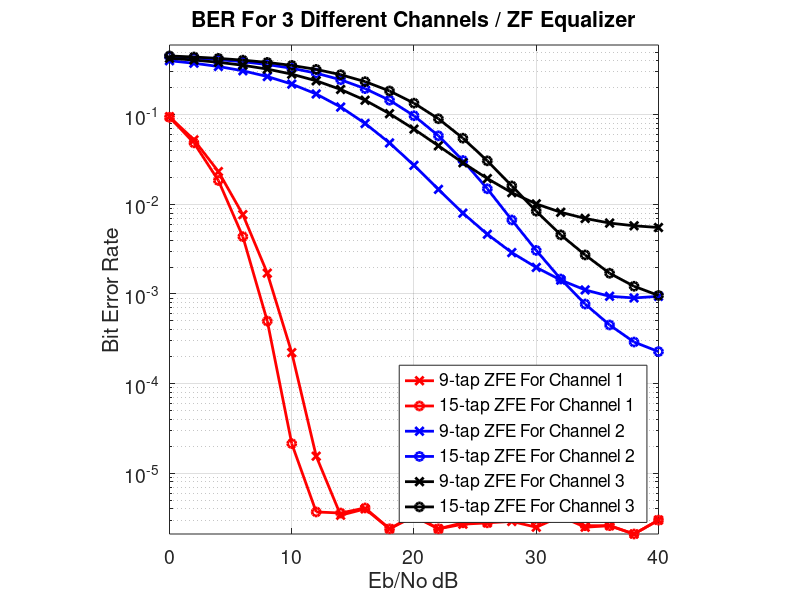

Write MATLAB code to recreate this figure.
clear;clc
N  = 10^5; % number of bits to calculate BER
SNR_start = 0; 
SNR_increment = 2;
tap_options = [9 15]; % Lengths of the equalizers in the simulation
Eb_No_dB = SNR_start:SNR_increment:40; % Eb/No Range
%Impulse Responses of the channels in the simulation
channels{1} = [0.04 -0.06 0.07 -0.21 -0.5 0.72 0.36 0.21 0.06]; 
channels{2} = [0.41 0.815 0.41];
channels{3} = [0.227 0.460 0.688 0.460 0.227];

ZFsimBer = zeros(length(Eb_No_dB),length(channels),length(tap_options)); % Placeholder for simulation results
for average = 1:100
    for snr=1:length(Eb_No_dB)
        infos = 2.*randi([0 1],1,N)-1;  % Uniformly generated binary information sequence
        noise_variance = 0.5*(10^(-Eb_No_dB(snr)/10));
        noise = sqrt(noise_variance).*randn(1,N); % AWGN
        for channel_index = 1:length(channels)
            channel_output = conv(infos,channels{channel_index},'same'); % Information sequence with ISI
            y = channel_output+noise; % Received sequence
            system_length = length(channels{channel_index}); % Length of the impulse response of the channel
            for tap=1:length(tap_options)
                % c = argmin|conv(c,channel)-unit impulse|, satisfying c is
                % found below
                channel_matrix = toeplitz([channels{channel_index}(1);zeros(tap_options(tap)-1,1)],[channels{channel_index} zeros(1,tap_options(tap)-1)]);
                b = zeros(system_length+tap_options(tap)-1,1);
                b(round((system_length+tap_options(tap)-1)/2)) = 1;
                c = (channel_matrix*channel_matrix')\channel_matrix*b;           
                y_out_ZF = conv(y,c,'same');
                y_out_ZF = 2.*double(y_out_ZF>0)-1;
                ZFsimBer(snr,channel_index,tap) = ZFsimBer(snr,channel_index,tap)+size(find(y_out_ZF~=infos),2);%Store zero forcing results         
            end
        end
    end
end
ZFsimBer = ZFsimBer./N./average; % simulated ber
figure
semilogy(Eb_No_dB,ZFsimBer(:,1,1),'rx-','Linewidth',2);
grid on;hold on;
semilogy(Eb_No_dB,ZFsimBer(:,1,2),'ro-','Linewidth',2);
semilogy(Eb_No_dB,ZFsimBer(:,2,1),'bx-','Linewidth',2);
semilogy(Eb_No_dB,ZFsimBer(:,2,2),'bo-','Linewidth',2);
semilogy(Eb_No_dB,ZFsimBer(:,3,1),'kx-','Linewidth',2);
semilogy(Eb_No_dB,ZFsimBer(:,3,2),'ko-','Linewidth',2);
set(gca,'FontSize',14);
hold off
axis square;
legend('9-tap ZFE For Channel 1', '15-tap ZFE For Channel 1','9-tap ZFE For Channel 2','15-tap ZFE For Channel 2',...
    '9-tap ZFE For Channel 3','15-tap ZFE For Channel 3','Location','southeast');
axis([0 40 0 0.6])
xlabel('Eb/No dB');
ylabel('Bit Error Rate');
title('BER For 3 Different Channels / ZF Equalizer');